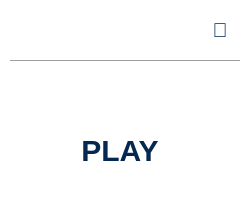
<?xml version="1.0" encoding="UTF-8"?>
<ui version="4.0">
 <class>UsernameDialog</class>
 <widget class="QDialog" name="UsernameDialog">
  <property name="geometry">
   <rect>
    <x>0</x>
    <y>0</y>
    <width>250</width>
    <height>200</height>
   </rect>
  </property>
  <property name="windowTitle">
   <string>Dialog</string>
  </property>
  <property name="styleSheet">
   <string notr="true">QDialog {
background:transparent;
}

QLineEdit {
border: 1px solid transparent;
background: transparent;
color: white;
font-weight: bold;
font-size: 24px;
}

QPushButton#pushButton_play {
color: rgb(4, 40, 80);
border-radius: 30px;
font-weight: bold;
font-size: 30px;
}

QPushButton#pushButton_color {
border-radius: 20px;
font-family: &quot;FontAwesome&quot;;
font-size: 20px;
color: rgb(4, 40, 80);
}

QCheckBox {
border: 1px solid transparent;
background: transparent;
color: white;
font-weight: bold;
}</string>
  </property>
  <widget class="QLineEdit" name="lineEdit_username">
   <property name="geometry">
    <rect>
     <x>10</x>
     <y>10</y>
     <width>180</width>
     <height>40</height>
    </rect>
   </property>
  </widget>
  <widget class="QPushButton" name="pushButton_play">
   <property name="geometry">
    <rect>
     <x>30</x>
     <y>120</y>
     <width>180</width>
     <height>60</height>
    </rect>
   </property>
   <property name="cursor">
    <cursorShape>PointingHandCursor</cursorShape>
   </property>
   <property name="styleSheet">
    <string notr="true"/>
   </property>
   <property name="text">
    <string>PLAY</string>
   </property>
  </widget>
  <widget class="QPushButton" name="pushButton_color">
   <property name="geometry">
    <rect>
     <x>200</x>
     <y>10</y>
     <width>40</width>
     <height>40</height>
    </rect>
   </property>
   <property name="cursor">
    <cursorShape>PointingHandCursor</cursorShape>
   </property>
   <property name="text">
    <string></string>
   </property>
  </widget>
  <widget class="Line" name="line">
   <property name="geometry">
    <rect>
     <x>10</x>
     <y>60</y>
     <width>230</width>
     <height>3</height>
    </rect>
   </property>
   <property name="orientation">
    <enum>Qt::Horizontal</enum>
   </property>
  </widget>
  <widget class="QCheckBox" name="checkBox_cheat_reversed">
   <property name="geometry">
    <rect>
     <x>10</x>
     <y>80</y>
     <width>231</width>
     <height>22</height>
    </rect>
   </property>
   <property name="cursor">
    <cursorShape>PointingHandCursor</cursorShape>
   </property>
   <property name="text">
    <string>Triche: insensible aux inversions</string>
   </property>
  </widget>
 </widget>
 <resources/>
 <connections/>
</ui>
